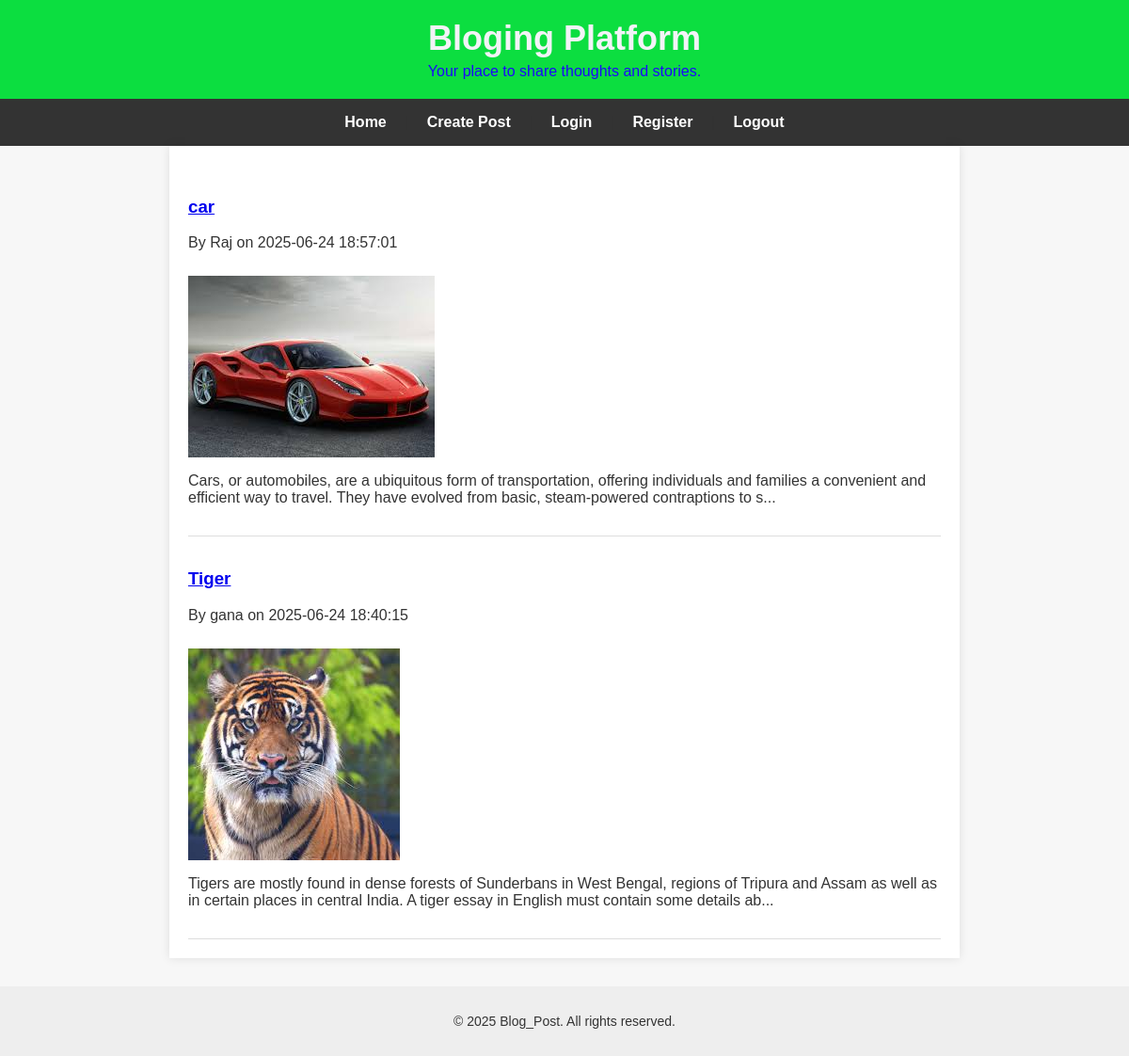
The page / on the database its author committed.
### tables this page shows
CREATE TABLE `posts` (
  `id` int(11) NOT NULL,
  `user_id` int(11) NOT NULL,
  `title` varchar(255) NOT NULL,
  `image` varchar(255) DEFAULT NULL,
  `content` text NOT NULL,
  `created_at` timestamp NOT NULL DEFAULT current_timestamp()
);

CREATE TABLE `users` (
  `id` int(11) NOT NULL,
  `username` varchar(100) NOT NULL,
  `email` varchar(150) NOT NULL,
  `password` varchar(255) NOT NULL,
  `created_at` timestamp NOT NULL DEFAULT current_timestamp()
);

### index.php (the view)
<?php
include 'includes/config.php';
include 'includes/header.php';
$result = $conn->query("SELECT posts.*, users.username FROM posts JOIN users ON posts.user_id = users.id ORDER BY posts.created_at DESC");
while ($row = $result->fetch_assoc()):
?>
<div class="post">
    <h3><a href="view.php?id=<?= $row['id'] ?>"><?= htmlspecialchars($row['title']) ?></a></h3>
    <p>By <?= htmlspecialchars($row['username']) ?> on <?= $row['created_at'] ?></p>
    <?php if ($row['image']): ?>
        <img src="<?= $row['image'] ?>" alt="Post image">
    <?php endif; ?>
    <p><?= substr(strip_tags($row['content']), 0, 200) ?>...</p>
</div>
<?php endwhile; ?>
<?php include 'includes/footer.php'; ?>

### title.php
<div class="site-title">
    <h1>Bloging Platform</h1>
    <p>Your place to share thoughts and stories.</p>
</div>

### includes/header.php (shortened to what this page needs)
<?php include 'title.php'; ?>
<!DOCTYPE html>
<html lang="en">
<head>
    <link rel="stylesheet" href="/Blog_Post/css/style.css">
</head>
<body>
    <header>
        <nav>
            <a href="/Blog_Post/index.php">Home</a> |
            <a href="/Blog_Post/create_post.php">Create Post</a> |
            <a href="/Blog_Post/login.php">Login</a> |
            <a href="/Blog_Post/register.php">Register</a> |
            <a href="/Blog_Post/logout.php">Logout</a>
        </nav>
    </header>
    <main>

### includes/footer.php (shortened to what this page needs)
    </main>
    <footer>
        <p>© 2025 Blog_Post. All rights reserved.</p>
    </footer>
</body>
</html>

### css/style.css (style rules this page uses)
body { font-family: Arial, sans-serif; margin: 0; padding: 0; background-color: #f7f7f7; color: #333; }
header { background-color: #333; padding: 1em 0; text-align: center; }
nav a { color: #fff; margin: 0 15px; text-decoration: none; font-weight: bold; }
main { padding: 20px; max-width: 800px; margin: auto; background-color: #fff; box-shadow: 0 0 10px rgba(0, 0, 0, 0.1); }
footer { text-align: center; background-color: #eee; padding: 15px 0; margin-top: 30px; font-size: 14px; }
.post { border-bottom: 1px solid #ddd; padding: 15px 0; }
.post img { max-width: 100%; height: auto; margin-top: 10px; }
.site-title { text-align: center; padding: 20px; background-color: #0cde40; color: rgb(243, 243, 247); }
.site-title h1 { margin: 0; font-size: 36px; }
.site-title p { margin: 5px 0 0; font-size: 16px; color: #1c08f9; }

### rows shown on the page
posts: title "car", user.username "Raj", created_at "2025-06-24 18:57:01", image (picture), content "Cars, or automobiles, are a ubiquitous form of transportation, offering individuals and families a convenient and efficient way to travel. They have evolved from basic, steam-powered contraptions to s"
posts: title "Tiger", user.username "gana", created_at "2025-06-24 18:40:15", image (picture), content "Tigers are mostly found in dense forests of Sunderbans in West Bengal, regions of Tripura and Assam as well as in certain places in central India. A tiger essay in English must contain some details ab"
